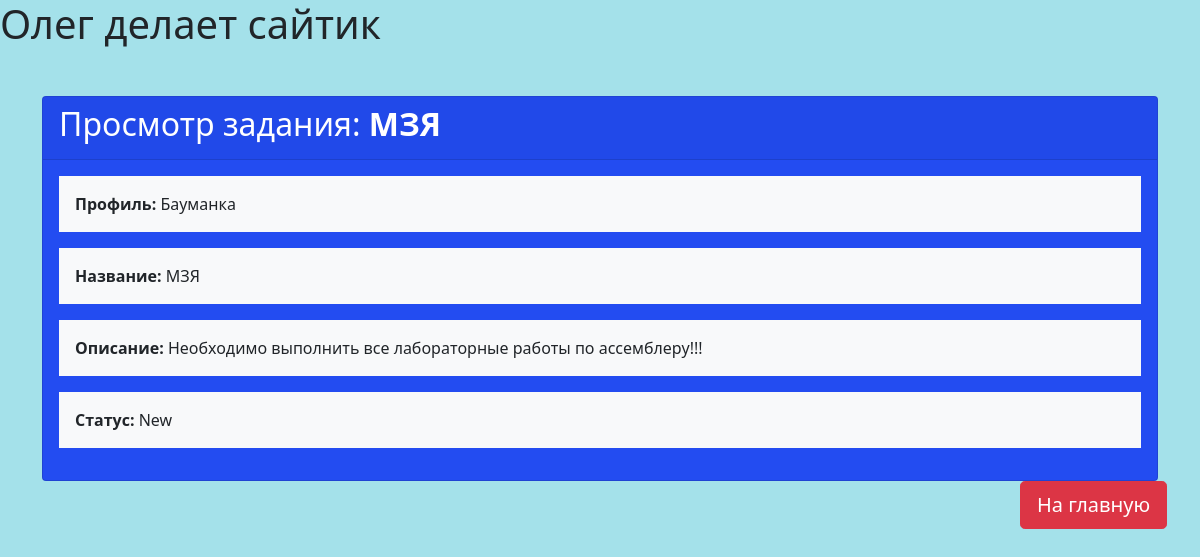
The page /tasks/read/1/ on the database as committed earlier.
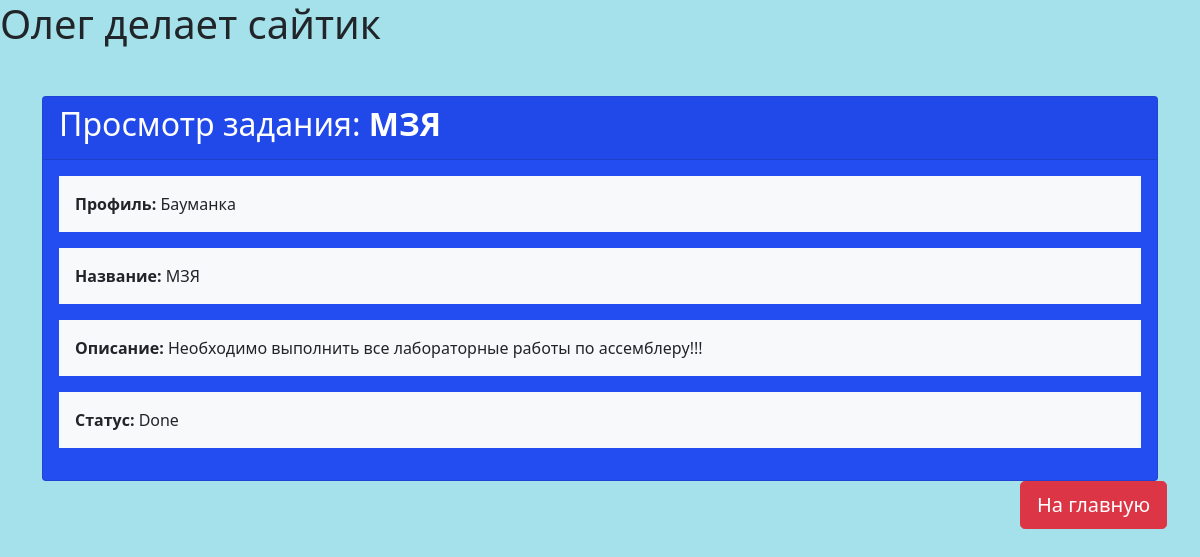
The same page on the database as committed later.
### tasks/models.py (models this page shows, shortened)
class Task(models.Model):
    status_varient = [('New','Новая'),('In_work','В работе'),('Done','Завершена')]
    title = models.CharField(max_length=100)
    description = models.TextField(null=True, blank=True,)
    created_at = models.DateTimeField(auto_now_add=True)
    profile = models.ForeignKey(Profile, related_name='tasks', on_delete=models.CASCADE)
    status = models.CharField(max_length=20, choices=status_varient, default='Новая',)

class Profile(models.Model):
    title = models.CharField(max_length=100)
    phone = models.CharField(max_length=20)
    email = models.EmailField(null=True, blank=True)
    address = models.TextField(null=True, blank=True)
    class Meta:
        verbose_name = 'Профиль компании'
        verbose_name_plural = 'Профили компаний'
    def __str__(self):
        return self.title

### tasks/views.py (the view)
# urls.py: path('read/<slug:task_pk>/', tasks.task_read, name='task-read'),
def task_read(request, task_pk):
    task = get_object_or_404(Task, pk=task_pk)
    context = {
        'task': task,
        'page': 'read',
        'message': "Вы читаете задание",
        'page': 'read',
    }
    return render(request, 'tasks/task-read.html', context)

### tasks/templates/tasks/task-read.html (shortened to what this page needs)
{% extends "tasks/base.html" %}
{% block content %}
<div class="container">
    <div class="card mt-5" style="background-color: rgb(35, 76, 241)">
        <div class="card-header">
            <h2 style="color:rgb(255, 255, 255)">Просмотр задания: <strong>{{ task.title }}</strong></h2>
        </div>
        <div class="card-body">
            <div class="row">
                <div class="col-md-12">
                    <div class="bg-light p-3 mb-3" onmouseover="highlight(this)" onmouseout="removeHighlight(this)">
                        <strong>Профиль:</strong> {{ task.profile }}
                    </div>
                </div>
                <div class="col-md-12">
                    <div class="bg-light p-3 mb-3" onmouseover="highlight(this)" onmouseout="removeHighlight(this)">
                        <strong>Название:</strong> {{ task.title }}
                    </div>
                </div>
                <div class="col-md-12">
                    <div class="bg-light p-3 mb-3" onmouseover="highlight(this)" onmouseout="removeHighlight(this)">
                        <strong>Описание:</strong> {{ task.description }}
                    </div>
                </div>
                <div class="col-md-12">
                    <div class="bg-light p-3 mb-3" onmouseover="highlight(this)" onmouseout="removeHighlight(this)">
                        <strong>Статус:</strong> {{ task.status }}
                    </div>
                </div>
            </div>
        </div>
    </div>
</div>
{% endblock %}

Rows that differ between the two databases and show on the page:
changed Task "МЗЯ": status "New" → "Done"
